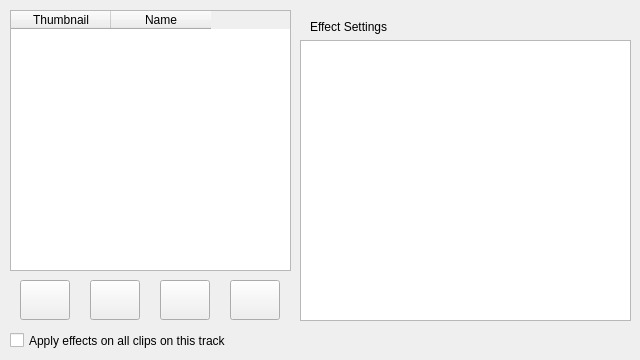
    <widget class="QWidget" name="tabeffects">
     <attribute name="title">
      <string>Effects</string>
     </attribute>
     <widget class="QWidget" name="widget_5" native="true">
      <property name="geometry">
       <rect>
        <x>10</x>
        <y>10</y>
        <width>281</width>
        <height>311</height>
       </rect>
      </property>
      <widget class="QPushButton" name="btnadd">
       <property name="geometry">
        <rect>
         <x>10</x>
         <y>270</y>
         <width>50</width>
         <height>40</height>
        </rect>
       </property>
       <property name="toolTip">
        <string extracomment="Add a effect"/>
       </property>
       <property name="icon">
        <iconset theme="add"/>
       </property>
       <property name="iconSize">
        <size>
         <width>32</width>
         <height>32</height>
        </size>
       </property>
      </widget>
      <widget class="QPushButton" name="btnremove">
       <property name="geometry">
        <rect>
         <x>80</x>
         <y>270</y>
         <width>50</width>
         <height>40</height>
        </rect>
       </property>
       <property name="icon">
        <iconset theme="remove"/>
       </property>
       <property name="iconSize">
        <size>
         <width>32</width>
         <height>32</height>
        </size>
       </property>
      </widget>
      <widget class="QPushButton" name="btnmoveup">
       <property name="geometry">
        <rect>
         <x>150</x>
         <y>270</y>
         <width>50</width>
         <height>40</height>
        </rect>
       </property>
       <property name="icon">
        <iconset resource="../../images/openshot.qrc">
         <normaloff>:/icons/Compass/actions/nav-toolbar/go-up.svg</normaloff>:/icons/Compass/actions/nav-toolbar/go-up.svg</iconset>
       </property>
       <property name="iconSize">
        <size>
         <width>32</width>
         <height>32</height>
        </size>
       </property>
      </widget>
      <widget class="QPushButton" name="btnmovedown">
       <property name="geometry">
        <rect>
         <x>220</x>
         <y>270</y>
         <width>50</width>
         <height>40</height>
        </rect>
       </property>
       <property name="icon">
        <iconset resource="../../images/openshot.qrc">
         <normaloff>:/icons/Compass/actions/nav-toolbar/go-down.svg</normaloff>:/icons/Compass/actions/nav-toolbar/go-down.svg</iconset>
       </property>
       <property name="iconSize">
        <size>
         <width>32</width>
         <height>32</height>
        </size>
       </property>
      </widget>
      <widget class="QTableWidget" name="tableWidget">
       <property name="geometry">
        <rect>
         <x>0</x>
         <y>0</y>
         <width>281</width>
         <height>261</height>
        </rect>
       </property>
       <column>
        <property name="text">
         <string>Thumbnail</string>
        </property>
       </column>
       <column>
        <property name="text">
         <string>Name</string>
        </property>
       </column>
      </widget>
     </widget>
     <widget class="QWidget" name="widget_6" native="true">
      <property name="geometry">
       <rect>
        <x>300</x>
        <y>10</y>
        <width>331</width>
        <height>311</height>
       </rect>
      </property>
      <widget class="QLabel" name="label_27">
       <property name="geometry">
        <rect>
         <x>10</x>
         <y>10</y>
         <width>300</width>
         <height>15</height>
        </rect>
       </property>
       <property name="text">
        <string>&lt;html&gt;&lt;head/&gt;&lt;body&gt;&lt;p&gt;Effect Settings&lt;/p&gt;&lt;/body&gt;&lt;/html&gt;</string>
       </property>
      </widget>
      <widget class="QListView" name="listView">
       <property name="geometry">
        <rect>
         <x>0</x>
         <y>30</y>
         <width>331</width>
         <height>281</height>
        </rect>
       </property>
      </widget>
     </widget>
     <widget class="QCheckBox" name="chkapplyeffects">
      <property name="geometry">
       <rect>
        <x>10</x>
        <y>330</y>
        <width>400</width>
        <height>21</height>
       </rect>
      </property>
      <property name="text">
       <string>Apply effects on all clips on this track</string>
      </property>
     </widget>
    </widget>
